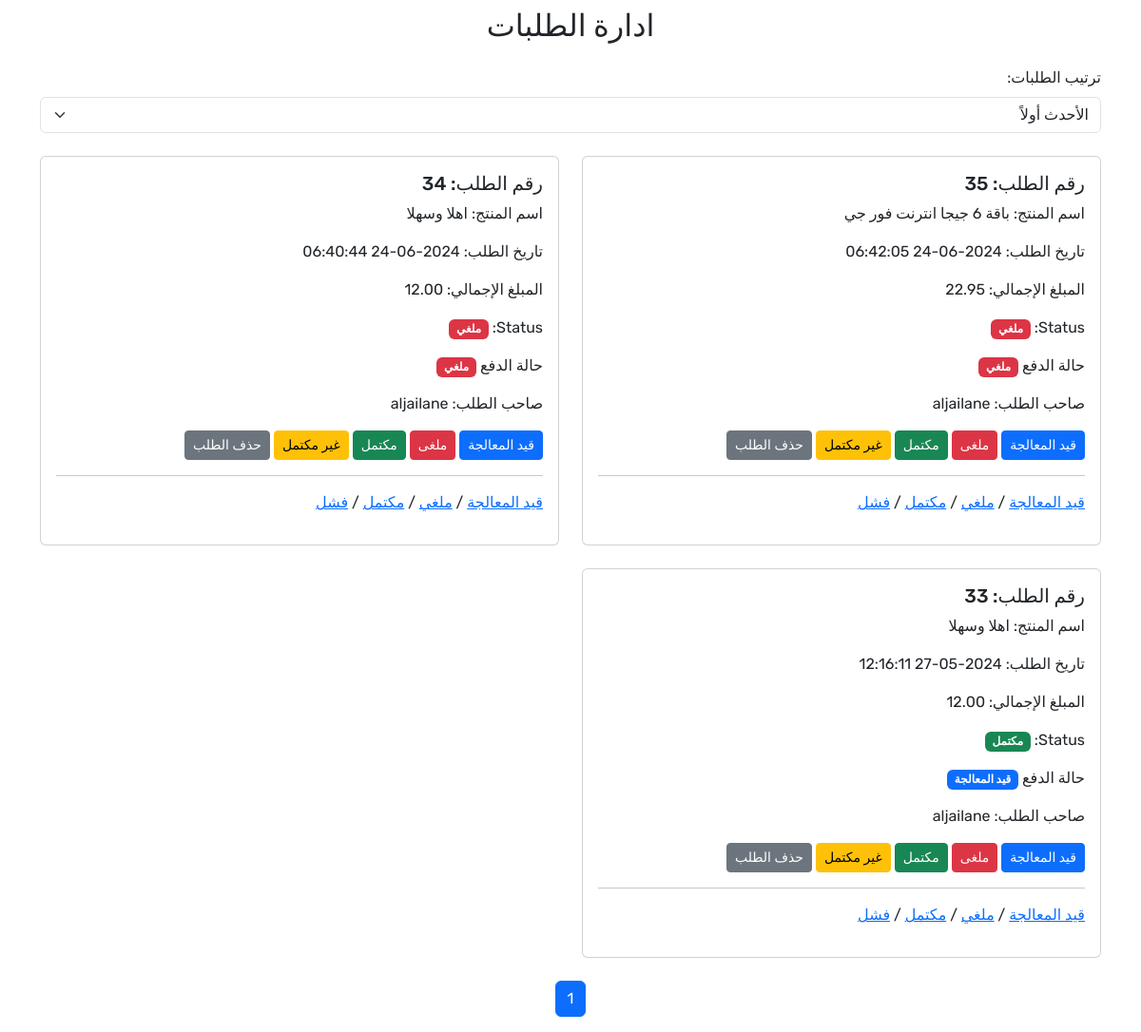
/admin/index.php (signed in), run on the app's committed database.
### tables this page shows
CREATE TABLE `Orders` (
  `order_id` int(11) NOT NULL,
  `user_id` int(11) DEFAULT NULL,
  `product_id` int(11) DEFAULT NULL,
  `order_date` datetime NOT NULL,
  `total_amount` decimal(10,2) NOT NULL,
  `status` varchar(50) NOT NULL,
  `payment_status` varchar(20) DEFAULT 'Pending'
);

CREATE TABLE `Products` (
  `product_id` int(11) NOT NULL,
  `category_id` int(11) DEFAULT NULL,
  `product_name` varchar(255) NOT NULL,
  `price` decimal(10,2) NOT NULL,
  `description` text DEFAULT NULL,
  `creation_at` datetime NOT NULL DEFAULT current_timestamp(),
  `status` varchar(50) NOT NULL DEFAULT 'available',
  `fee` decimal(10,2) NOT NULL DEFAULT 0.00
);

CREATE TABLE `Users` (
  `user_id` int(11) NOT NULL,
  `username` varchar(50) NOT NULL,
  `password` varchar(255) NOT NULL,
  `pincode` varchar(6) NOT NULL,
  `full_name` varchar(100) DEFAULT NULL,
  `ip` varchar(45) DEFAULT NULL,
  `status` tinyint(4) DEFAULT 0,
  `date` timestamp NULL DEFAULT current_timestamp()
);

### admin/index.php (the view, shortened to what this page needs)
<?php
$user_id = $_SESSION['user_id'];
$db = new SourceDb();
$conn = $db->connect();
$sql_count = "SELECT COUNT(*) AS total_orders FROM Orders WHERE user_id = :user_id";
$stmt_count = $conn->prepare($sql_count);
$stmt_count->bindParam(':user_id', $user_id);
$stmt_count->execute();
$row = $stmt_count->fetch(PDO::FETCH_ASSOC);
$total_orders = $row['total_orders'];
$orders_per_page = 5;
$total_pages = ceil($total_orders / $orders_per_page);
$current_page = isset($_GET['page']) ? $_GET['page'] : 1;
$offset = ($current_page - 1) * $orders_per_page;
$order_by = 'Orders.order_date DESC';
$sql = "SELECT Orders.order_id, Products.product_name, Orders.order_date, Orders.total_amount, Orders.status, Orders.payment_status, Users.username AS customer_name
        FROM Orders
        INNER JOIN Products ON Orders.product_id = Products.product_id
        INNER JOIN Users ON Orders.user_id = Users.user_id
        WHERE Orders.user_id = :user_id
        ORDER BY $order_by
        LIMIT :offset, :orders_per_page";
$stmt = $conn->prepare($sql);
$stmt->bindParam(':user_id', $user_id);
$stmt->bindParam(':offset', $offset, PDO::PARAM_INT);
$stmt->bindParam(':orders_per_page', $orders_per_page, PDO::PARAM_INT);
$stmt->execute();
$orders = $stmt->fetchAll(PDO::FETCH_ASSOC);
?>
<!DOCTYPE html>
<html lang="ar" dir="rtl">
<head>
    <link rel="stylesheet" href="https://cdn.jsdelivr.net/npm/bootstrap@5.3.3/dist/css/bootstrap.rtl.min.css">
</head>
<body>
    <div class="container mt-2">
        <h2 class="text-center mb-4">ادارة الطلبات</h2>
        <div class="row">
 <div class="col-md-12 mb-4">
    <label for="sort_orders" class="form-label">ترتيب الطلبات:</label>
    <select class="form-select" id="sort_orders" onchange="location = this.value;">
        <option value="all_orders.php?sort=newest">الأحدث أولاً</option>
    </select>
</div>
        </div>
        <div class="row">
            <?php foreach ($orders as $order) : ?>
                <div class="col-md-6 mb-4">
                    <div class="card">
                        <div class="card-body">
                            <h5 class="card-title">رقم الطلب: <?php echo $order['order_id']; ?></h5>
                            <p class="card-text">اسم المنتج: <?php echo $order['product_name']; ?></p>
                            <p class="card-text">تاريخ الطلب: <?php echo $order['order_date']; ?></p>
                            <p class="card-text">المبلغ الإجمالي: <?php echo $order['total_amount']; ?></p>
                            <p>Status: <?php echo getStatusName($order['status']); ?></p>
<p>حالة الدفع <?php echo getStatusName($order['payment_status']); ?></p>
                            <p class="card-text">صاحب الطلب: <?php echo $order['customer_name']; ?></p>
                          <p>
    <a href="action.php?order=<?php echo $order['order_id']; ?>&status=0" class="btn btn-primary btn-sm">قيد المعالجة</a>
    <a href="action.php?order=<?php echo $order['order_id']; ?>&status=1" class="btn btn-danger btn-sm">ملغى</a>
    <a href="action.php?order=<?php echo $order['order_id']; ?>&status=2" class="btn btn-success btn-sm">مكتمل</a>
    <a href="action.php?order=<?php echo $order['order_id']; ?>&status=3" class="btn btn-warning btn-sm">غير مكتمل</a>
    <a href="delete_order.php?order=<?php echo $order['order_id']; ?>" class="btn btn-secondary btn-sm">حذف الطلب</a>
<hr>
<a href="apay.php?order=<?php echo $order['order_id']; ?>&status=0">قيد المعالجة</a> /
<a href="apay.php?order=<?php echo $order['order_id']; ?>&status=1">ملغي</a> /
<a href="apay.php?order=<?php echo $order['order_id']; ?>&status=2">مكتمل</a> /
<a href="apay.php?order=<?php echo $order['order_id']; ?>&status=3">فشل</a>
</p>
                        </div>
                    </div>
                </div>
            <?php endforeach; ?>
        </div>
        <nav aria-label="Page navigation example">
            <ul class="pagination justify-content-center">
                <?php for ($page = 1; $page <= $total_pages; $page++) : ?>
                    <li class="page-item <?php echo $page == $current_page ? 'active' : ''; ?>">
                        <a class="page-link" href="all_orders.php?page=<?php echo $page; ?>"><?php echo $page; ?></a>
                    </li>
                <?php endfor; ?>
            </ul>
        </nav>
    </div>
</body>
</html>
<?php
function getStatusName($status) {
    switch ($status) {
        case 0:
            return '<span class="badge bg-primary">قيد المعالجة</span>';
        case 1:
            return '<span class="badge bg-danger">ملغي</span>';
        case 2:
            return '<span class="badge bg-success">مكتمل</span>';
    }
}
?>

### admin/index.php (style rules this page uses)
body { font-family: 'Rubik', sans-serif; }

### data on the page
orders: order_id "35", product.product_name "باقة 6 جيجا انترنت فور جي", order_date "2024-06-24 06:42:05", total_amount "22.95", status "ملغي ملغي", user.username "aljailane"
orders: order_id "34", product.product_name "اهلا وسهلا", order_date "2024-06-24 06:40:44", total_amount "12.00", status "ملغي ملغي", user.username "aljailane"
orders: order_id "33", product.product_name "اهلا وسهلا", order_date "2024-05-27 12:16:11", total_amount "12.00", status "مكتمل", payment_status "قيد المعالجة", user.username "aljailane"
